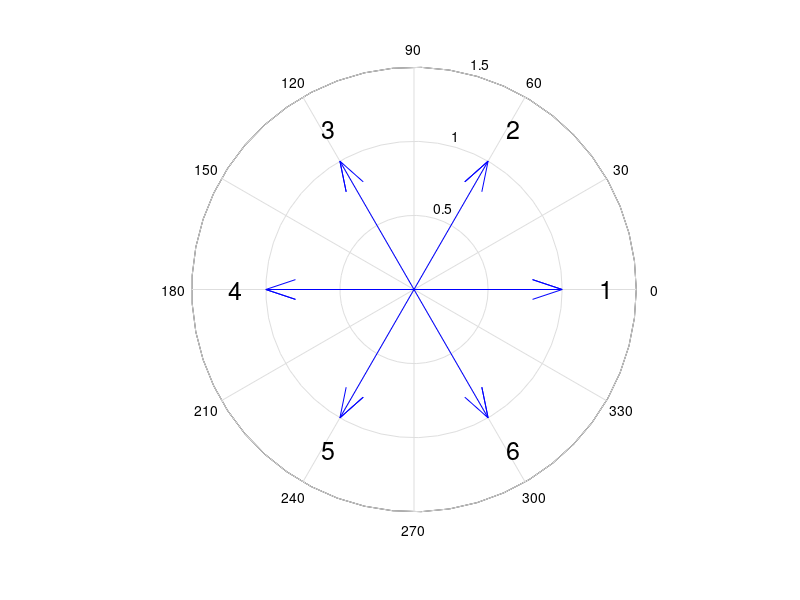

The MATLAB source for this figure:
% AutoWinding.m
% For arranging AC machine's windings and auto excitation arrangement in Ansys Maxwell.
% By JIANG M. Y. on 2022-06-29.

% ===Instruction===
% 1. Fill the "input" according to your model.
% 2. Run the script in "Tools > Run script"
% 3. The name of winding terminal should be in the form of "TerminalName_TerminalNumber", (e.g. Terminal_3).

clear all
clc
close all

% Input
mode=2;
% mode=1 for single layer in Maxwell 2D
% mode=2 for double layer in Maxwell 2D
% mode=3 for single layer in Maxwell 3D
% mode=4 for double layer in Maxwell 3D
OutputFilename='test1.vbs';        % Filename of .vbs
ProjectName='HODR-3';         % Filename of .aedt
DesignName='noload-IntegCoil';        % Name of the design
TerminalName1='MCoil';     % Name of the winding terminal
TerminalName2='MCoilu';     % Name of the winding terminal (For mode 2 and mode 4)
WindingNames={'A', 'B', 'C'};         % Names of windings, like 'A', 'B', 'C'
BigOrSmallPhaseBelt=0;          % Big Phase Belt or small phase belt. E.g., for 3 phase, big phase belt=120 deg belt=1, small phase belt=60 deg belt=0.
p=2;       % Pole pairs
z=12;       % Slots
coil_pitch=2;       % 0 for auto coil pitch calculation, [1, +inf) for manual control, -1001 for drum coil, -1002 for pole coil
NName='N';  % Name for parameter of the number of conductors 
Nc=0;        % Number of one layer conductors, Nc=0 for already set
FlagCreateWinding=0;    % Switch of create winding, 1 for need to create, 0 for no need
ManualInput=[]; % Manual input in number, empty the array when not needed
pDS=[]; % For doubly salient structure, empty the array when not needed
nHarmonic=100;  % PPN of high order harmonics
%=========================================================
m= length(WindingNames); % Phases
% Auto calculate the coil pitch (usually 5/6 of whole pitch)
tau=z/(2*p); % Pole pitch
if coil_pitch==0
    coil_pitch=floor(tau*5/6);
    if coil_pitch==0
        coil_pitch=1;
    end
elseif coil_pitch==-1001
    coil_pitch=0;
elseif coil_pitch==-1002
    coil_pitch=tau;
end

alf=p*360/z;        % Electric angle between two slots in deg

% Display
fprintf('Coil pitch = %d slot(s)\n',coil_pitch)
fprintf('Pole pitch = %.2f slot(s)\n',tau)
fprintf('Slot angle = %.4f deg\n',alf)

% Calculate the electric angle of every slot (0 deg - 359 deg)
for i=1:z
    slot_deg(i)=(i-1)*alf+0.0001;
end
    % Doubly Salient structure
if ~isempty(pDS)
    for i=1:pDS
        for j=1:z/(2*pDS)
            slot_deg(z/(2*pDS)*(2*i-1)+j)=slot_deg(z/(2*pDS)*(2*i-1)+j)+180;
        end
    end
end
for i=1:z
    while(1)
        if slot_deg(i)>=360
            slot_deg(i)=slot_deg(i)-360;
        else
            break
        end
    end
end

% Plot slot-star vectogram
n = z / gcd(z,p);
if n == p
    n = 2*n;
end
for i=1:n
    c(i)=complex(cosd(slot_deg(i)),sind(slot_deg(i)));
end
compass(c)
for i=1:n
    text(1.25*cosd(slot_deg(i)),1.25*sind(slot_deg(i)),num2str(i),'FontSize',18);
end

% Sort the phase of slots by band
if BigOrSmallPhaseBelt==0 % Small phase belt
    BandDeg=360/(2*m); % Degree of one band
    for i=1:m
        BandPos(i,1)=(2*i-2)*BandDeg;
        BandPos(i,2)=(2*i-1)*BandDeg;
        BandNeg(i,1)=180+(2*i-2)*BandDeg;
        BandNeg(i,2)=180+(2*i-1)*BandDeg;
    end

    for i=1:m
        for j=1:2
            if BandPos(i,j)>360
                BandPos(i,j)=BandPos(i,j)-360;
            end
            if BandNeg(i,j)>360
                BandNeg(i,j)=BandNeg(i,j)-360;
            end
        end
    end

    [row,col]=size(BandPos);
    for i=1:z
        for j=1:row
            if slot_deg(i)>=BandPos(j,1) && slot_deg(i)<BandPos(j,2)
                slot_phase_in(i)=j;
            end
        end
        for j=1:row
            if slot_deg(i)>=BandNeg(j,1) && slot_deg(i)<BandNeg(j,2)
                slot_phase_in(i)=-j;
            end
        end
    end
elseif BigOrSmallPhaseBelt==1 % Big phase belt
    BandDeg=360/(m); % Degree of one band
    for i=1:m
        BandPos(i,1)=(i-1)*BandDeg;
        BandPos(i,2)=(i)*BandDeg;
    end

    for i=1:m
        for j=1:2
            if BandPos(i,j)>360
                BandPos(i,j)=BandPos(i,j)-360;
            end
        end
    end

    [row,col]=size(BandPos);
    for i=1:z
        for j=1:row
            if slot_deg(i)>=BandPos(j,1) && slot_deg(i)<BandPos(j,2)
                slot_phase_in(i)=j;
            end
        end
    end
end

% Manual override
if ~isempty(ManualInput)
    slot_phase_in=ManualInput;
end

% Calculate the outside layer of slots (for double layer lapcoil)
for i=1:coil_pitch
    slot_phase_out(i)=-slot_phase_in(z-coil_pitch+i);
end
for i=1:z-coil_pitch
    slot_phase_out(i+coil_pitch)=-slot_phase_in(i);
end

SLOT=[slot_phase_out;slot_phase_in];

% Calculate the pitch factor
if coil_pitch==0
    k_p1=1;
else
    k_p1=sind(coil_pitch/(z/(2*p))*90);
end

% Calculate the distribution factor
q=z/(2*p*m);    % Slots per phase per pole
[N,D]=rat(q);
if D~=1
    q=N;
    alf=60/N;
end
k_d1=sind(q*alf/2)/(q*sind(alf/2));

% Calculate the winding factor
k_w1=k_d1*k_p1;

% Calculate the High order harmonics' winding factor
for i=1:nHarmonic
    k_pn(i)=sind(i*coil_pitch/(z/(2*p))*90);
    k_dn(i)=sind(i*q*alf/2)/(q*sind(i*alf/2));
    k_wn(i)=k_dn(i)*k_pn(i);
end

% Display
fprintf('Pitch factor = %.4f\n',k_p1)
fprintf('Distribution factor = %.4f\n',k_d1)
fprintf('Winding factor = %.4f\n',k_w1)
fprintf('++++++++++++++++++++++\n')

% Rename and print the phase of each slot
for i=1:length(WindingNames)
    WindingNamesPos{i}=['+',WindingNames{i}];
    WindingNamesNeg{i}=['-',WindingNames{i}];
end
for i=1:2
    for j=1:z
        if SLOT(i,j)>0
            SHOW{i,j}=WindingNamesPos{SLOT(i,j)};
        else
            SHOW{i,j}=WindingNamesNeg{-SLOT(i,j)};
        end
        fprintf('%s ',SHOW{i,j})
    end
    fprintf('\n')
end

for i=1:z
    SHOW{3,i}=num2str(i-1);
    SLOT(3,i)=i-1;
end

% .vbs output

% Configure output file
Dat=fopen(OutputFilename,'w');
fprintf(Dat,'''------------------------------------------\n');
fprintf(Dat,'''AutoWinding by JIANG M. Y.\n');
fprintf(Dat,'''Last Modified: %s\n',datestr(now,31));
fprintf(Dat,'''------------------------------------------\n');
fclose(Dat);
fid=fopen(OutputFilename,'a');
% ---Prefix---
fprintf(fid,'Dim oAnsoftApp\n');
fprintf(fid,'Dim oDesktop \n');
fprintf(fid,'Dim oProject \n');
fprintf(fid,'Dim oDesign \n');
fprintf(fid,'Dim oEditor\n');
fprintf(fid,'Dim oModule\n');
fprintf(fid,'Set oAnsoftApp = CreateObject("Ansoft.ElectronicsDesktop")\n');
fprintf(fid,'Set oDesktop = oAnsoftApp.GetAppDesktop()\n');
fprintf(fid,'oDesktop.RestoreWindow\n');
% ---Set---
fprintf(fid,'Set oProject = oDesktop.SetActiveProject("%s")\n',ProjectName);
fprintf(fid,'Set oDesign = oProject.SetActiveDesign("%s")\n',DesignName);
fprintf(fid,'Set oModule = oDesign.GetModule("BoundarySetup")\n');
% ---Add the number of conducters per layer
if Nc~=0
    fprintf(fid,'oDesign.ChangeProperty Array("NAME:AllTabs", Array("NAME:LocalVariableTab", Array("NAME:PropServers",  _\n');
    fprintf(fid,'  "LocalVariables"), Array("NAME:NewProps", Array("NAME:%s", "PropType:=", "VariableProp", "UserDef:=",  _\n', NName);
    fprintf(fid,'  true, "Value:=", "%d"))))\n',Nc);
end
% ---Add winding---
if FlagCreateWinding==1
    for i=1:length(WindingNames)
        fprintf(fid,'oModule.AssignWindingGroup Array("NAME:Winding%s", "Type:=", "Current", "IsSolid:=",  _\n',WindingNames{i});
        fprintf(fid,'  false, "Current:=", "0mA", "Resistance:=", "0ohm", "Inductance:=", "0nH", "Voltage:=",  _\n');
        fprintf(fid,'  "0mV", "ParallelBranchesNum:=", "1")\n');
    end
end
% ---Arrange winding---

for i=1:length(SLOT)
    if mode==1 || mode==2
        if SLOT(3,i)==0
            fprintf(fid,'oModule.AssignCoil Array("NAME:%s", "Objects:=", Array( _\n',TerminalName1);
        else
            fprintf(fid,'oModule.AssignCoil Array("NAME:%s_Separate%d", "Objects:=", Array( _\n',TerminalName1,SLOT(3,i));
        end
    else
        if SLOT(3,i)==0
            fprintf(fid,'oModule.AssignCoilTerminal Array("NAME:%s", "Objects:=", Array( _\n',TerminalName1);
        else
            fprintf(fid,'oModule.AssignCoilTerminal Array("NAME:%s_Separate%d", "Objects:=", Array( _\n',TerminalName1,SLOT(3,i));
        end
    end
    
    if i==1
        fprintf(fid,'  "%s"), "Conductor number:=", "%s", ',TerminalName1,NName);
    else
        fprintf(fid,'  "%s_Separate%d"), "Conductor number:=", "%s", ',TerminalName1,SLOT(3,i),NName);
    end
    if SLOT(2,i)>0
        if mode==1 || mode==2
            fprintf(fid,'"PolarityType:=", "Positive")\n');
        else
            fprintf(fid,'"Point out of terminal:=", false)\n');
        end
    else
        if mode==1 || mode==2
            fprintf(fid,'"PolarityType:=", "Negative")\n');
        else
            fprintf(fid,'"Point out of terminal:=", true)\n');
        end
    end
    if mode==1 || mode==2
        fprintf(fid,'oModule.AddWindingCoils ');
    else
        fprintf(fid,'oModule.AddWindingTerminals ');
    end
    if SLOT(3,i)==0
        fprintf(fid,'"Winding%s", Array("%s")\n',WindingNames{abs(SLOT(2,i))},TerminalName1);
    else
        fprintf(fid,'"Winding%s", Array("%s_Separate%d")\n',WindingNames{abs(SLOT(2,i))},TerminalName1,SLOT(3,i));
    end
end


if mode==2 || mode==4
    for i=1:length(SLOT)
        if mode==1 || mode==2
            if SLOT(3,i)==0
                fprintf(fid,'oModule.AssignCoil Array("NAME:%s", "Objects:=", Array( _\n',TerminalName2);
            else
                fprintf(fid,'oModule.AssignCoil Array("NAME:%s_Separate%d", "Objects:=", Array( _\n',TerminalName2,SLOT(3,i));
            end
        else
            if SLOT(3,i)==0
                fprintf(fid,'oModule.AssignCoilTerminal Array("NAME:%s", "Objects:=", Array( _\n',TerminalName2);
            else
                fprintf(fid,'oModule.AssignCoilTerminal Array("NAME:%s_Separate%d", "Objects:=", Array( _\n',TerminalName2,SLOT(3,i));
            end
        end
        
        if i==1
            fprintf(fid,'  "%s"), "Conductor number:=", "%s", ',TerminalName2,NName);
        else
            fprintf(fid,'  "%s_Separate%d"), "Conductor number:=", "%s", ',TerminalName2,SLOT(3,i),NName);
        end
        if SLOT(1,i)>0
            if mode==2
                fprintf(fid,'"PolarityType:=", "Positive")\n');
            else
                fprintf(fid,'"Point out of terminal:=", false)\n');
            end
        else
            if mode==2
                fprintf(fid,'"PolarityType:=", "Negative")\n');
            else
                fprintf(fid,'"Point out of terminal:=", true)\n');
            end
        end
        if mode==1 || mode==2
            fprintf(fid,'oModule.AddWindingCoils ');
        else
            fprintf(fid,'oModule.AddWindingTerminals ');
        end
        if SLOT(3,i)==0
            fprintf(fid,'"Winding%s", Array("%s")\n',WindingNames{abs(SLOT(1,i))},TerminalName2);
        else
            fprintf(fid,'"Winding%s", Array("%s_Separate%d")\n',WindingNames{abs(SLOT(1,i))},TerminalName2,SLOT(3,i));
        end
    end
end
fclose('all');
